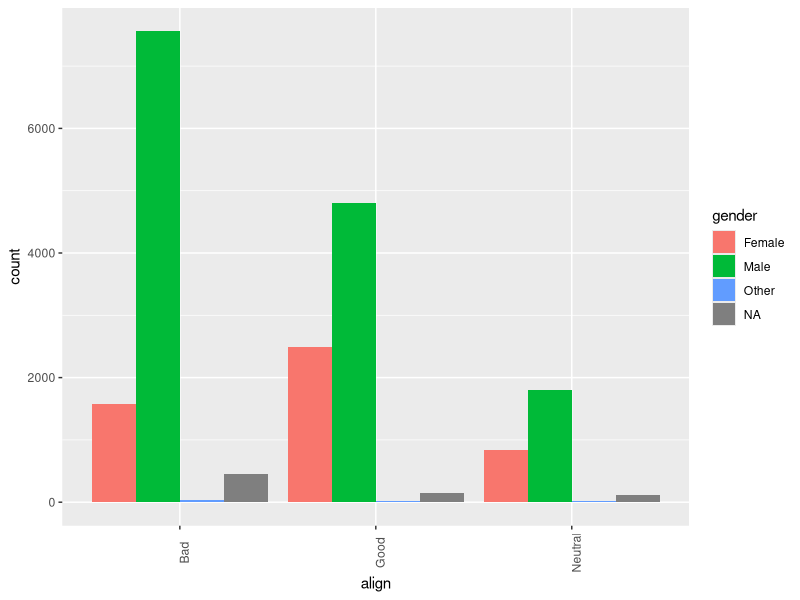
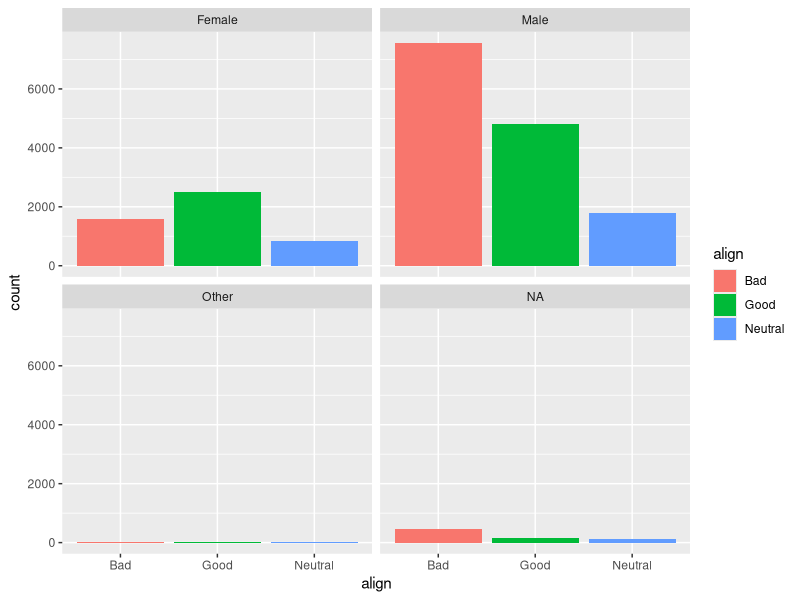
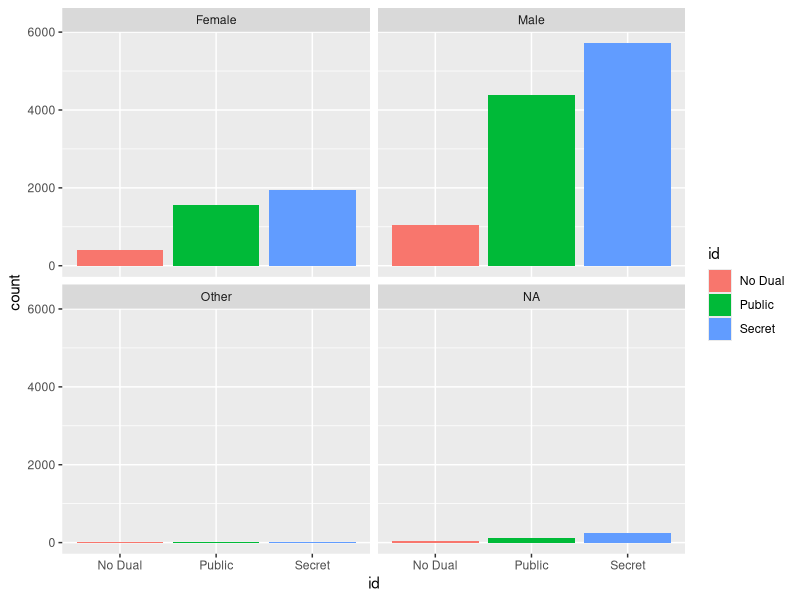
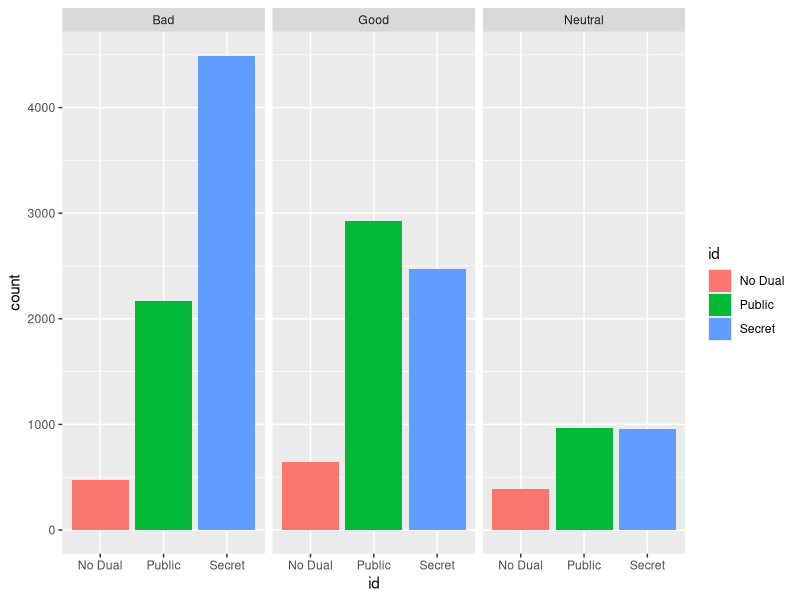
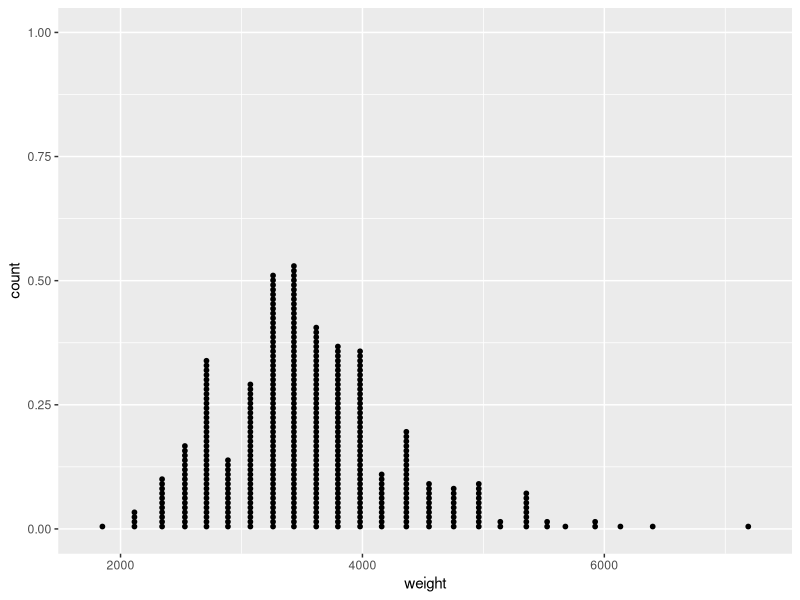

The R source for these figures, in order:
library(readr)
library(ggplot2)
library(dplyr)


#Last Session resume 
comics =read.csv("Session 8/comics.csv" , stringsAsFactors=TRUE)
comics=comics%>%
        filter(align !='Reformed Criminals')

dim(comics)
str(comics$align)
levels(comics$align)
table(comics$align)

comics=comics%>%
        filter(align !='Reformed Criminals')%>%
        droplevels()

table(comics$align)

table(comics$align,comics$gender)

ggplot(comics,aes(x=align, fill=gender))+geom_bar(position="dodge")+theme(axis.text.x=element_text(angle=90))

ggplot(comics,aes(x=align, fill = align))+geom_bar()+ facet_wrap(~ gender)

str(comics$id)
levels(comics$id)
table(comics$id)
comics=comics%>%
        filter(id !='Unknown')%>%
        droplevels()
table(comics$id)
ggplot(comics,aes(x=id, fill = id))+geom_bar()+ facet_wrap(~ gender)
ggplot(comics,aes(x=id, fill = id))+geom_bar()+ facet_wrap(~ align)

## NEW data set 

car = read.csv("Session 9/cars04.csv" , stringsAsFactors=TRUE)

glimpse(car)
names(car)
View(head(car))
str(car)
unique(car$name)

"
Dotplot
Most common way to plot numerical data is dotplot
where each case is plotted as a dot on the x-axis
"

str(car$weight)

table(car$weight)

ggplot(car,aes(x=weight))+geom_dotplot(dotsize=0.22)


